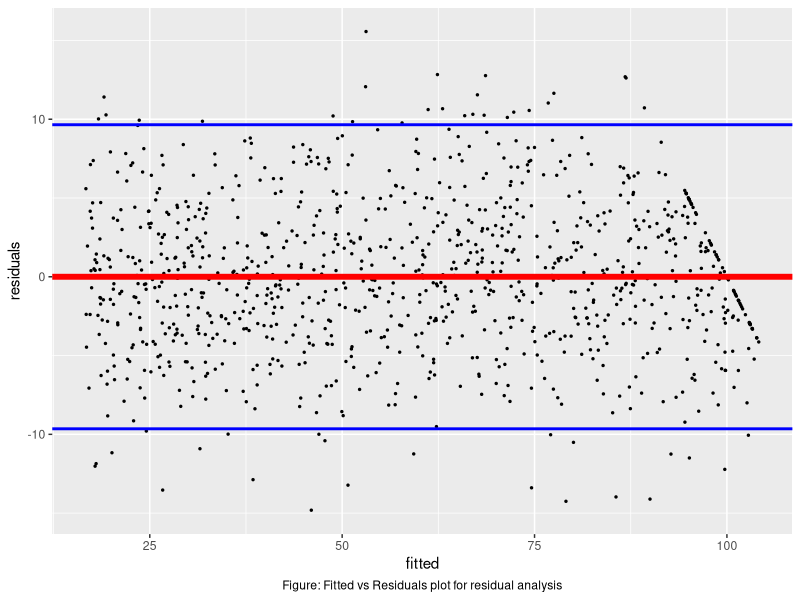
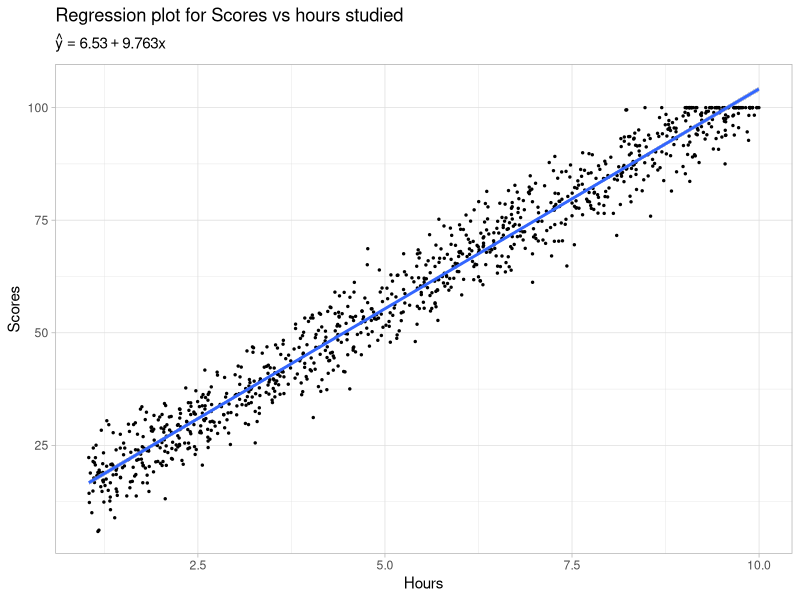
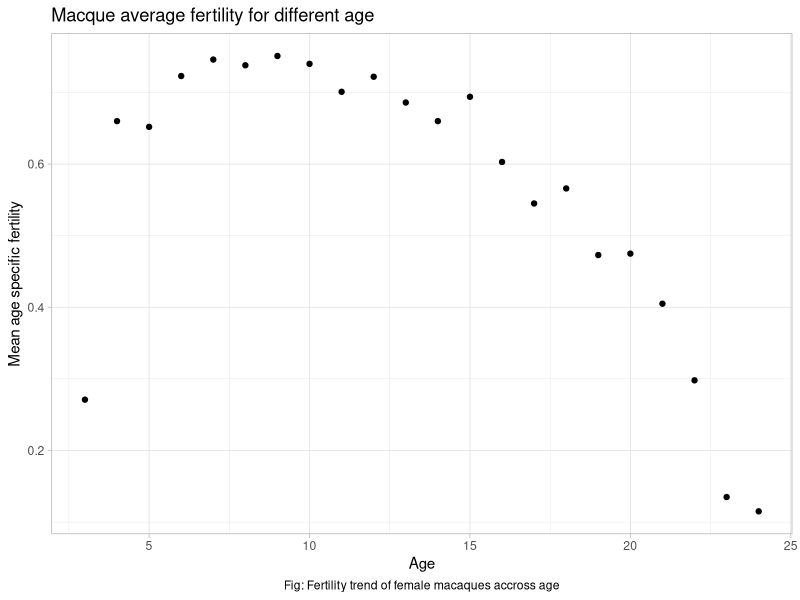
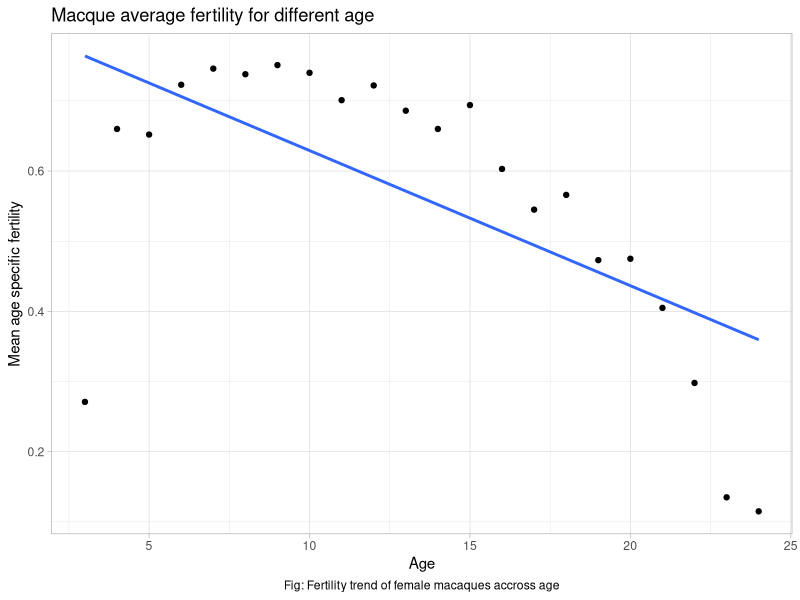
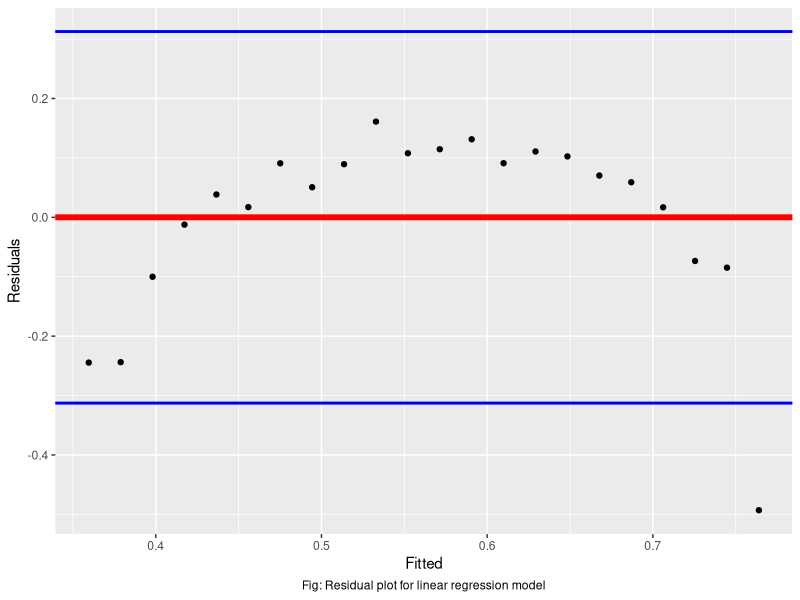
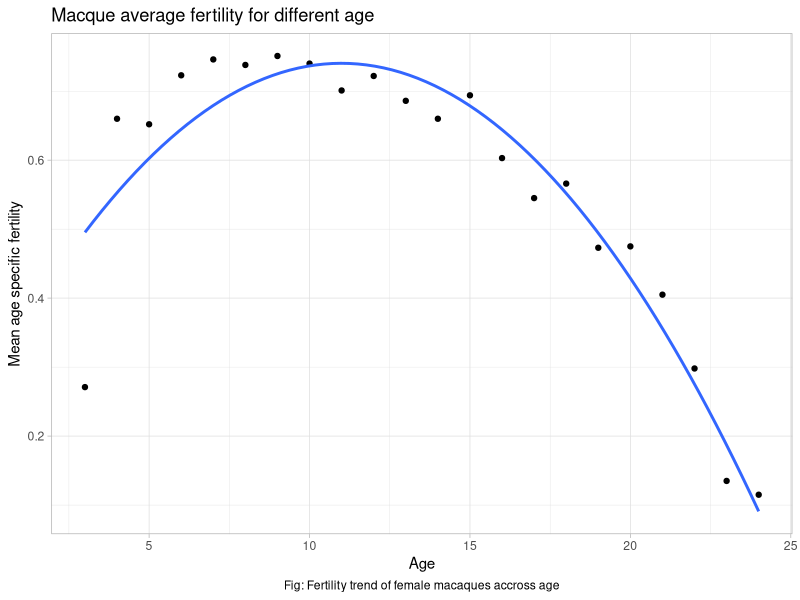
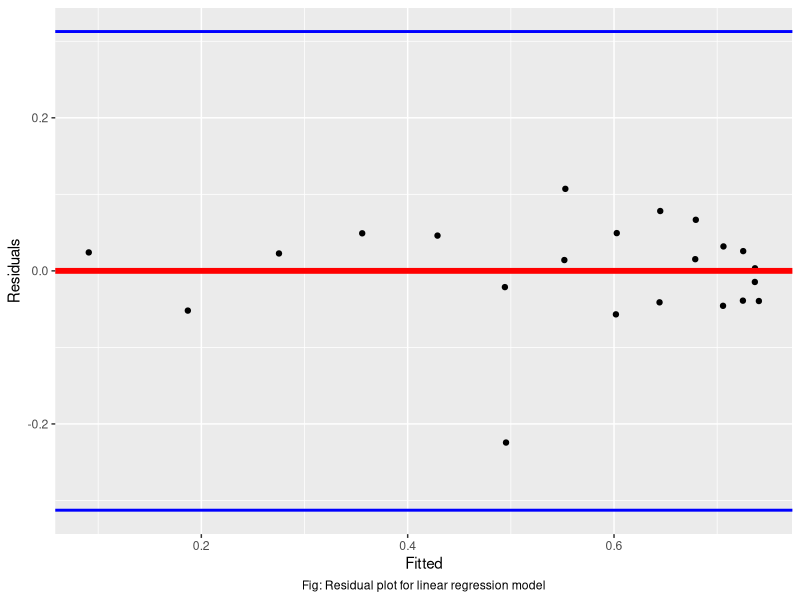

The R source for these figures, in order:
## ---- chunk 1
# Import Libraries
library(tidyverse)
library(knitr)

# Uncomment to hide code in output files
# knitr::opts_chunk$set(echo = FALSE)

# Increase scale of graph legends and text for high resolution screens
# theme_set(theme_minimal(base_size = 18))
## ---- chunk 2
# define matrices

# explanatory variable
x <- matrix(c(1, 1, 1, 4, 6, 8), byrow = FALSE, nrow = 3)

# response variable
y <- matrix(c(4, 10, 16), nrow = 3)

print(x)

print(y)
## ---- chunk 3
# transpose of x

x_t <- t(x)

print(x_t)
## ---- chunk 4
x_t_x <- x_t %*% x

print(x_t_x)
## ---- chunk 5
x_t_y <- x_t %*% y

print(x_t_y)
## ---- chunk 6
# now calculating the inverse of x_t_x

inv_x_t_x <- solve(x_t_x)
print(inv_x_t_x)
## ---- chunk 7
# as we have all the necessary elements, we now substitute the values
# in the formula and calculate the coefficient matrix

b <- inv_x_t_x %*% x_t_y
print(b)
## ---- chunk 8
y_hat <- x %*% b
e <- y - y_hat

print(e) # output can be considered as zero
## ---- chunk 9
x <- c(4, 6, 8)
y <- c(4, 10, 16)
## ---- chunk 10
df <- data.frame(x, y)

print(df)
## ---- chunk 11
model <- lm(y ~ x, data = df)
summary(model)
## ---- chunk 12
new_x <- c(7, 7, 7)

df2 <- data.frame(new_x, y)

print(df2)

model2 <- lm(y ~ new_x, data = df2)

summary(model2)
## ---- chunk 13
df <- read.csv("dataset/Student_Scores_Dataset.csv", header = TRUE)
head(df)
## ---- chunk 14
model <- lm(Scores ~ Hours, data = df)
summary(model)
## ---- chunk 15
residuals <- model$residuals
fitted <- fitted(model)

df_residuals <- data.frame(residuals = residuals, fitted = fitted)

df_residuals |>
  ggplot(aes(x = fitted, y = residuals)) +
  geom_point(size = 0.5) +
  geom_hline(yintercept = 0, color = "red", size = 2) +
  geom_hline(yintercept = 2 * sd(model$residuals), color = "blue", size = 1) +
  geom_hline(yintercept = -2 * sd(model$residuals), color = "blue", size = 1) +
  labs(
    caption = "Figure: Fitted vs Residuals plot for residual analysis"
  ) +
  theme(
    plot.caption = element_text(hjust = 0.5)
  )
## ---- chunk 16
df |>
  ggplot(aes(x = Hours, y = Scores)) +
  geom_point(size = 0.5) +
  geom_smooth(method = "lm", formula = y ~ x) +
  labs(
    title = "Regression plot for Scores vs hours studied",
    subtitle = expression(hat(y) == 6.530 + 9.763 * x)
  ) +
  theme_light()
## ---- chunk 17
new_x <- data.frame(Hours = c(3.63, 5.68, 7.48))

predicted_scores <- round(predict(model, newdata = new_x), 2)

new_x$predicted_scores <- predicted_scores

kable(new_x)
## ---- chunk 18
monkey <- read.csv("./dataset/macaque.csv")

df <- monkey |>
  select(age, mean_fertility)
## ---- chunk 19
plot_1 <- df |>
  ggplot(aes(x = age, y = mean_fertility)) +
  geom_point() +
  labs(
    title = "Macque average fertility for different age",
    x = "Age",
    y = "Mean age specific fertility",
    caption = "Fig: Fertility trend of female macaques accross age"
  ) +
  theme_light() +
  theme(
    plot.caption = element_text(hjust = 0.5)
  )

plot_1
## ---- chunk 20
model <- lm(mean_fertility ~ age, data = df)

summary(model)
## ---- chunk 21
plot_1 + geom_smooth(method = "lm", formula = y ~ x, se = FALSE)
## ---- chunk 22
draw_residual_plot <- function(df) {
  ggplot(data = df, aes(x = fitted, y = residuals)) +
    geom_point() +
    geom_hline(yintercept = 0, color = "red", size = 2) +
    geom_hline(yintercept = 2 * sd(model$residuals), color = "blue", size = 1) +
    geom_hline(yintercept = -2 * sd(model$residuals), color = "blue", size = 1) +
    labs(
      caption = "Fig: Residual plot for linear regression model",
      x = "Fitted",
      y = "Residuals"
    ) +
    theme(
      plot.caption = element_text(hjust = 0.5)
    )
}

df_residuals <- data.frame(
  residuals = model$residuals,
  fitted = fitted(model)
)

draw_residual_plot(df_residuals)
## ---- chunk 23
plot_1 +
  geom_smooth(method = "lm", formula = y ~ x + I(x^2), se = FALSE)
## ---- chunk 24
quadratic_model <- lm(mean_fertility ~ age + I(age^2), data = df)

summary(quadratic_model)

quadtratic_df_residuals <- data.frame(
  residuals = quadratic_model$residuals,
  fitted = fitted(quadratic_model)
)

draw_residual_plot(quadtratic_df_residuals)
## ---- chunk 25
df_new <- data.frame(age = c(6.95, 12.35, 15.87))

predictions <- round(predict(model, newdata = df_new), 2)

df_new$predicted_mean_fertility <- predictions

knitr::kable(df_new, caption = "Table: Predicted Fertility for Given Ages")
